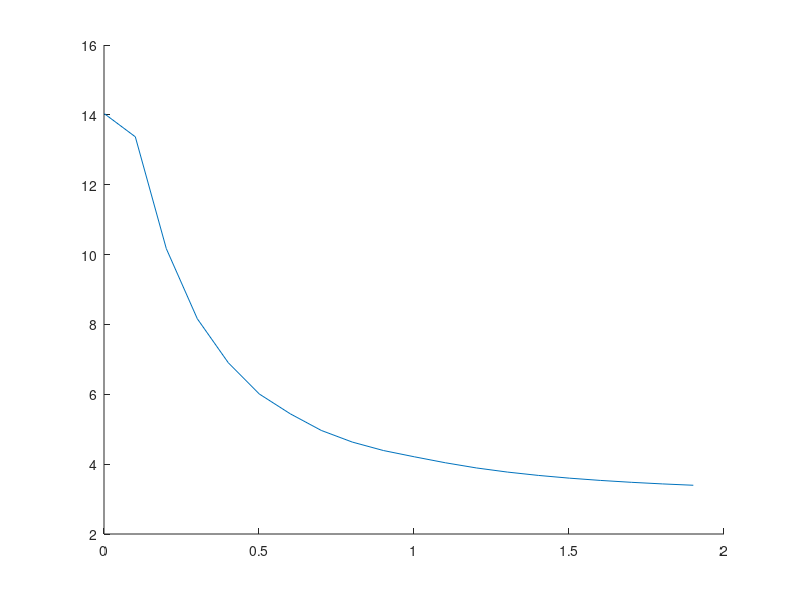

Reproduce this figure in MATLAB.
function test()
p=0;
%load('test.mat','A','b','x0');
while  norm(p) < 1e-10
m=20;n=10;
A = rand(m,n)-0.5;
b = rand(m,1);
x = rand(n,1);
x0 = rand(n,1);
A = A;
b = b.*10;
x = -x.*10;
b = A*x-0.001;
r = (b-A*x0);
r(r<0) = 0;
p = (A'*A)\(A'*r);
%p = A'*r;
end
[x0,p]
% save('test.mat','A','b','x0');
f0 = funmin(A,b,x0,p,0);
xa = [0.001:0.1:2];
ya2 = arrayfun(@(alpha)  funmin(A,b,x0,p,alpha), xa);

ya = arrayfun(@(alpha) funnorm(A,x0,p,alpha), xa);
ya2(10:15)
mya = mean(ya);
ya(abs(ya-mya)<1e-10) = mya;
 pxy={};
% pxy(1).X = knot;
% pxy(1).Y = knoty;
pxy(1).X = xa;
pxy(1).Y = ya;
% pxy(2).X = xa;
% pxy(2).Y = ya2;
figure
hold on
p1 = arrayfun(@(a) plot(a.X,a.Y),pxy,'UniformOutput',false);


hold off
 save('nonconvexalpha.mat','A','b','p','x0','xa','ya')
end
function f = funmin(A,b,x0,u,alpha)
xn = x0 + alpha*u;
xn( xn < 0) = 0;
f = b - A * xn;
f(f<0) = 0;
f = 0.5*(f'*f);
end
function f = funnorm(A,x0,u,alpha)
xn = x0 + alpha*u;
xn( xn < 0) = 0;
f =  A*(xn-x0);
f = sqrt((f'*f))/alpha;
end
